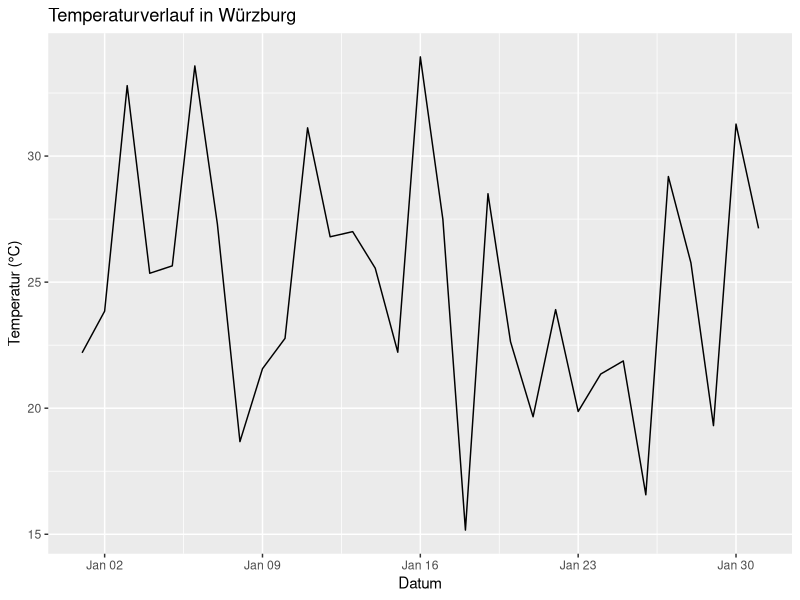
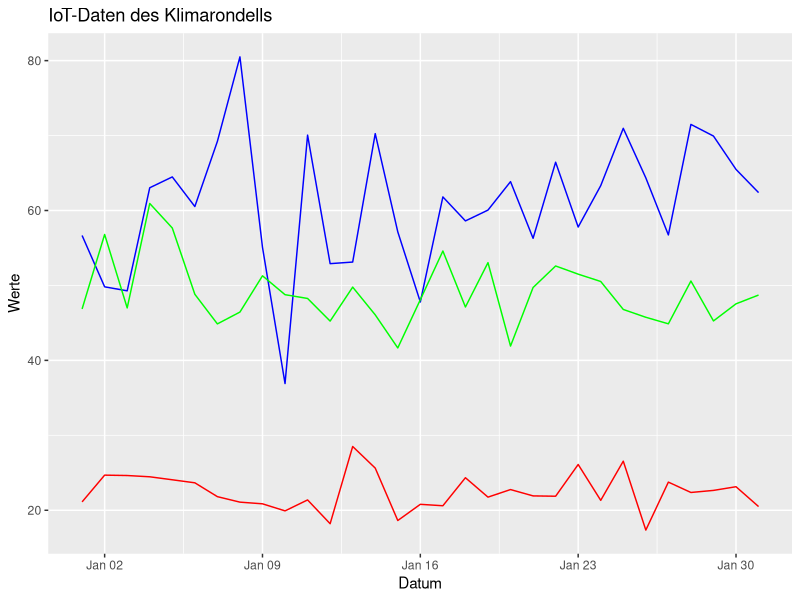
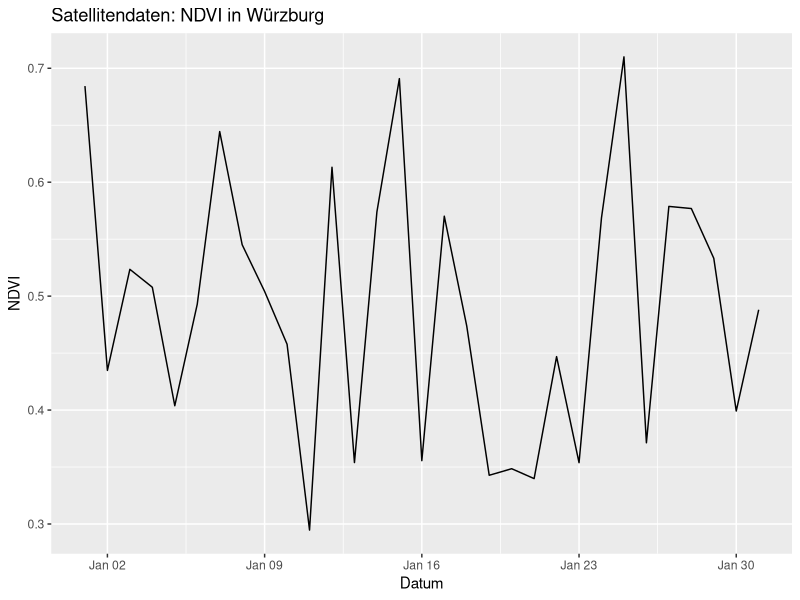

These charts were generated, in order, by the following R code:
## ---- chunk 1
library(ggplot2)
library(dplyr)

# Erzeugen von Dummy-Daten
set.seed(123)
date_seq <- seq(as.Date("2023-01-01"), as.Date("2023-01-31"), by="days")
temperature_data <- data.frame(date=date_seq, temperature=rnorm(31, mean=25, sd=5))

# Plot
ggplot(temperature_data, aes(x=date, y=temperature)) +
  geom_line() +
  labs(title="Temperaturverlauf in Würzburg", x="Datum", y="Temperatur (°C)")
## ---- chunk 2
# Erzeugen von Dummy-Daten
iot_data <- data.frame(
  date=date_seq, 
  temperature=rnorm(31, mean=22, sd=3),
  humidity=rnorm(31, mean=60, sd=10),
  air_quality=rnorm(31, mean=50, sd=5)
)

# Plot
ggplot(iot_data, aes(x=date)) +
  geom_line(aes(y=temperature), color="red") +
  geom_line(aes(y=humidity), color="blue") +
  geom_line(aes(y=air_quality), color="green") +
  labs(title="IoT-Daten des Klimarondells", x="Datum", y="Werte", color="Variable") +
  scale_color_manual(values=c("red"="Temperatur", "blue"="Luftfeuchtigkeit", "green"="Luftqualität"))
## ---- chunk 3
# Erzeugen von Dummy-Daten
satellite_data <- data.frame(
  date=date_seq, 
  ndvi=rnorm(31, mean=0.5, sd=0.1)
)

# Plot
ggplot(satellite_data, aes(x=date, y=ndvi)) +
  geom_line() +
  labs(title="Satellitendaten: NDVI in Würzburg", x="Datum", y="NDVI")
